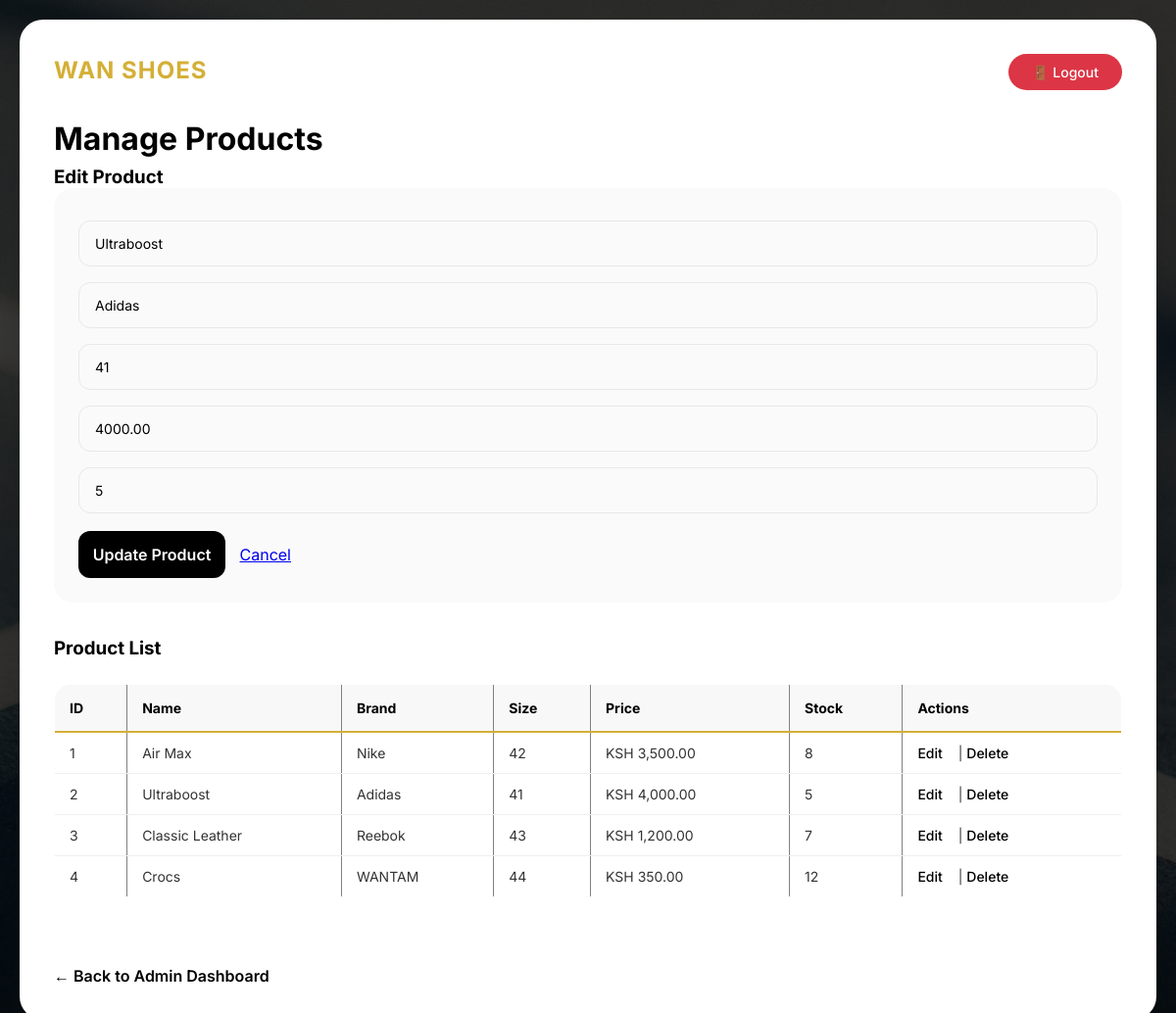
The page /products/products.php?edit=2 (signed in) on the database its author committed.
### tables this page shows
CREATE TABLE `products` (
  `product_id` int(11) NOT NULL,
  `name` varchar(100) NOT NULL,
  `brand` varchar(50) NOT NULL,
  `size` int(11) NOT NULL,
  `price` decimal(10,2) NOT NULL,
  `stock_quantity` int(11) NOT NULL DEFAULT 0
);

### products/products.php (the view, shortened to what this page needs)
<?php
$conn = mysqli_connect("localhost", "root", "", "wan_shoes_db");
$products = mysqli_query($conn, "SELECT * FROM products");
$edit_product = null;
if(isset($_GET['edit'])) {
    $id = $_GET['edit'];
    $result = mysqli_query($conn, "SELECT * FROM products WHERE product_id=$id");
    $edit_product = mysqli_fetch_assoc($result);
}
?>
<!DOCTYPE html>
<html>
<head>
    <link rel="stylesheet" href="css/style.css">
</head>
<body>
    <div class="dashboard">
        <div style="display: flex; justify-content: space-between; align-items: center; margin-bottom: 30px;">
            <div class="logo">WAN SHOES</div>
            <a href="logout.php" style="background: #dc3545; color: white; padding: 10px 24px; border-radius: 30px; text-decoration: none; font-size: 14px; font-weight: 500;">🚪 Logout</a>
        </div>
        <h1>Manage Products</h1>
        <?php if($edit_product): ?>
            <h3>Edit Product</h3>
            <form method="POST" onsubmit="return validateProduct()">
                <input type="text" id="prod_name" name="name" value="<?php echo $edit_product['name']; ?>" placeholder="Product Name" required>
                <input type="text" id="prod_brand" name="brand" value="<?php echo $edit_product['brand']; ?>" placeholder="Brand" required>
                <input type="number" id="prod_size" name="size" value="<?php echo $edit_product['size']; ?>" placeholder="Size" required>
                <input type="number" step="0.01" id="prod_price" name="price" value="<?php echo $edit_product['price']; ?>" placeholder="Price" required>
                <input type="number" id="prod_stock" name="stock" value="<?php echo $edit_product['stock_quantity']; ?>" placeholder="Stock" required>
                <button type="submit" name="update">Update Product</button>
                <a href="products.php" style="margin-left: 10px;">Cancel</a>
            </form>
        <?php endif; ?>
        <h3>Product List</h3>
        <table border="1" cellpadding="10">
            <tr>
                <th>ID</th><th>Name</th><th>Brand</th><th>Size</th><th>Price</th><th>Stock</th><th>Actions</th>
            </tr>
            <?php while($row = mysqli_fetch_assoc($products)): ?>
            <tr>
                <td><?php echo $row['product_id']; ?></td>
                <td><?php echo $row['name']; ?></td>
                <td><?php echo $row['brand']; ?></td>
                <td><?php echo $row['size']; ?></td>
                <td>KSH <?php echo number_format($row['price'], 2); ?></td>
                <td><?php echo $row['stock_quantity']; ?></td>
                <td><a href="?edit=<?php echo $row['product_id']; ?>">Edit</a> | <a href="?delete=<?php echo $row['product_id']; ?>" onclick="return confirmDelete('<?php echo $row['name']; ?>')">Delete</a></td>
            </tr>
            <?php endwhile; ?>
        </table>
        <br>
        <?php if($_SESSION['role'] == 'admin'): ?>
            <a href="admin.php" class="back-link">← Back to Admin Dashboard</a>
        <?php else: ?>
            <a href="dashboard.php" class="back-link">← Back to Employee Dashboard</a>
        <?php endif; ?>
    </div>
</body>
</html>

### css/style.css (style rules this page uses)
* { margin: 0; padding: 0; box-sizing: border-box; }
body { font-family: 'Inter', 'Segoe UI', Tahoma, Geneva, Verdana, sans-serif; background: linear-gradient(rgba(0, 0, 0, 0.7), rgba(0, 0, 0, 0.7)), url('../images/bg.jpg'); background-size: cover; background-position: center; background-repeat: no-repeat; background-attachment: fixed; min-height: 100vh; display: flex; justify-content: center; align-items: center; padding: 20px; }
input, select { width: 100%; padding: 14px 16px; margin: 10px 0; border: 1.5px solid #e8e8e8; border-radius: 12px; font-size: 14px; transition: all 0.3s ease; background: #fafafa; font-family: inherit; }
button { width: 100%; padding: 14px; background: #000000; color: white; border: none; border-radius: 12px; cursor: pointer; font-size: 16px; font-weight: 600; transition: all 0.3s ease; margin-top: 15px; font-family: inherit; }
.dashboard { background: #ffffff; border-radius: 24px; padding: 35px; max-width: 1300px; width: 100%; margin: 0 auto; box-shadow: 0 25px 50px rgba(0, 0, 0, 0.15); animation: fadeIn 0.5s ease; }
.dashboard .logo { font-size: 24px; font-weight: 700; color: #d4af37; margin-bottom: 5px; letter-spacing: 1px; }
.dashboard h1 { color: #000000; font-size: 32px; font-weight: 700; margin-bottom: 8px; }
table { width: 100%; border-collapse: collapse; margin: 25px 0; font-size: 14px; border-radius: 16px; overflow: hidden; }
th { background: #f8f8f8; color: #000000; padding: 15px; text-align: left; font-weight: 700; border-bottom: 2px solid #d4af37; }
td { padding: 12px 15px; border-bottom: 1px solid #efefef; color: #333333; }
td a { color: #000000; text-decoration: none; margin-right: 12px; font-weight: 500; transition: color 0.2s; }
.dashboard form { background: #fafafa; padding: 25px; border-radius: 20px; margin-bottom: 35px; }
.dashboard form input, .dashboard form select { margin: 8px 0; }
.dashboard form button { width: auto; min-width: 150px; margin-top: 10px; }
.back-link { display: inline-block; margin-top: 25px; color: #000000; text-decoration: none; font-weight: 600; transition: color 0.2s; }

### rows shown on the page
products: name "Ultraboost", brand "Adidas", size "41", price "4000.00", stock "5", product_id "2", price "4,000.00", stock_quantity "5"
products: product_id "1", name "Air Max", brand "Nike", size "42", price "3,500.00", stock_quantity "8"
products: product_id "3", name "Classic Leather", brand "Reebok", size "43", price "1,200.00", stock_quantity "7"
products: product_id "4", name "Crocs", brand "WANTAM", size "44", price "350.00", stock_quantity "12"
